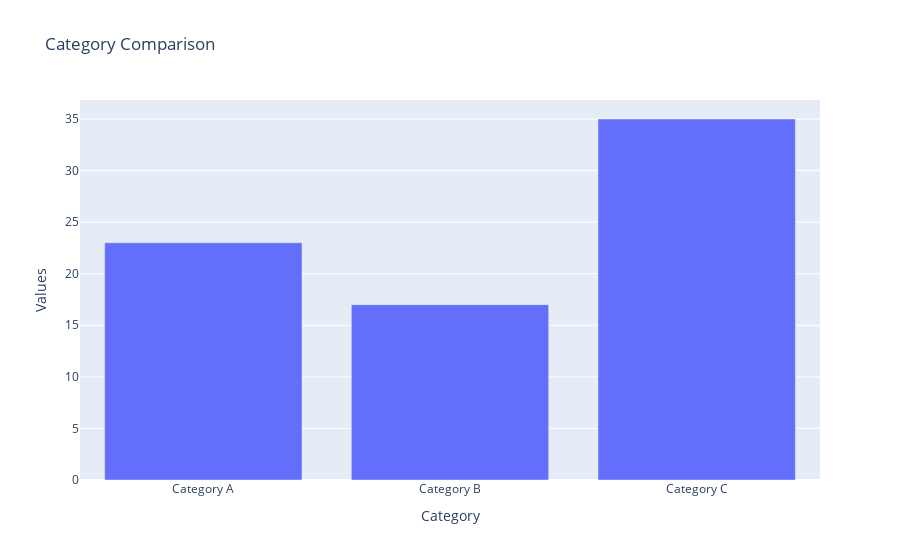

This figure's notebook cell:
### Markdown cell above
### Interactive Bar Chart

### Code cell
# new data
categories = ['Category A', 'Category B', 'Category C']
values = [23, 17, 35]

# create Bar Chart
fig = go.Figure([go.Bar(x=categories, y=values)])

# add titles and labels
fig.update_layout(
    title='Category Comparison',
    xaxis_title='Category',
    yaxis_title='Values',
    hovermode='closest'
)

fig.show()

### Figure 1 — Plotly figure (JSON) as saved in the notebook; plotly's stock layout.template omitted (floating-point values rounded to 4 significant figures)
{"data": [{"type": "bar", "x": ["Category A", "Category B", "Category C"], "y": [23, 17, 35]}], "layout": {"hovermode": "closest", "title": {"text": "Category Comparison"}, "xaxis": {"title": {"text": "Category"}}, "yaxis": {"title": {"text": "Values"}}}}
